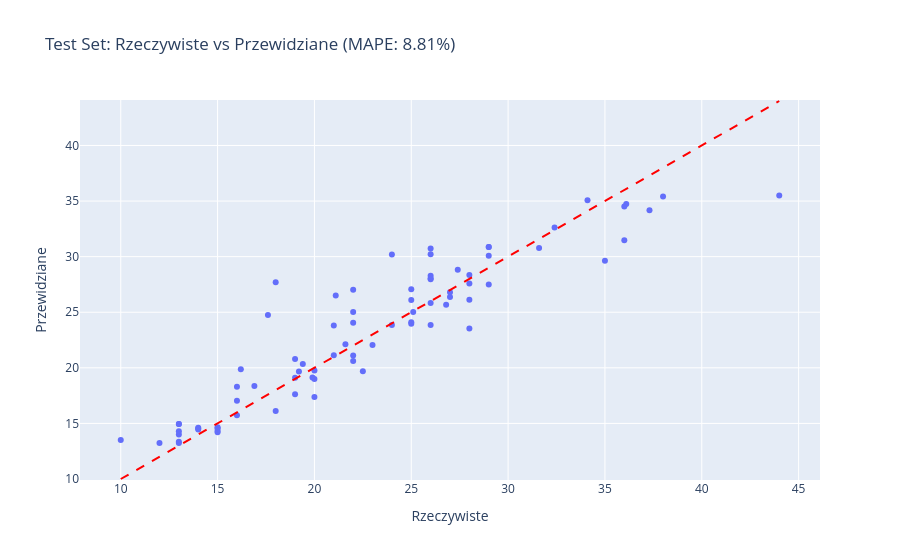

Notebook code for this chart:
### Markdown cell above
# 4. Ewaluacja: Bias-Variance Tradeoff

### Code cell
y_pred_train = model.predict(X_train_encoded.values)
y_pred_test = model.predict(X_test_encoded.values)

mape_train = mean_absolute_percentage_error(y_train, y_pred_train)
mape_test = mean_absolute_percentage_error(y_test, y_pred_test)

print(f"MAPE Train: {mape_train:.2%}")
print(f"MAPE Test: {mape_test:.2%}")

# Wniosek
diff = mape_test - mape_train


# Wizualizacja błędu
eval_df = pd.DataFrame({'Rzeczywiste': y_test, 'Przewidziane': y_pred_test})
fig = px.scatter(eval_df, x="Rzeczywiste", y="Przewidziane", 
                 title=f"Test Set: Rzeczywiste vs Przewidziane (MAPE: {mape_test:.2%})")
fig.add_shape(type="line", x0=y_test.min(), y0=y_test.min(), x1=y_test.max(), y1=y_test.max(), 
              line=dict(color="Red", dash="dash"))
fig.show()

### Figure 1 — Plotly figure (JSON) as saved in the notebook; plotly's stock layout.template omitted (floating-point values rounded to 4 significant figures)
{"data": [{"hovertemplate": "Rzeczywiste=%{x}<br>Przewidziane=%{y}<extra></extra>", "legendgroup": "", "marker": {"color": "#636efa", "symbol": "circle"}, "mode": "markers", "name": "", "orientation": "v", "showlegend": false, "type": "scatter", "x": [26.0, 21.6, 36.1, 26.0, 27.0, 28.0, 13.0, 26.0, 19.0, 29.0, 15.0, 19.0, 16.9, 29.0, 16.2, 28.0, 20.0, 32.4, 27.4, 35.0, 22.0, 44.0, 34.1, 18.0, 26.0, 26.0, 21.0, 16.0, 26.0, 22.0, 15.0, 19.4, 19.2, 31.6, 13.0, 38.0, 14.0, 25.0, 13.0, 10.0, 13.0, 24.0, 36.0, 26.0, 14.0, 13.0, 19.0, 37.3, 21.0, 29.0, 14.0, 24.0, 28.0, 36.0, 22.0, 16.0, 20.0, 20.0, 25.0, 25.0, 12.0, 22.5, 26.8, 23.0, 21.1, 25.0, 25.1, 29.0, 19.9, 15.0, 22.0, 13.0, 22.0, 18.0, 17.6, 28.0, 15.0, 16.0, 27.0], "xaxis": "x", "y": [27.97, 22.11, 34.73, 30.21, 26.79, 27.58, 13.35, 28.27, 19.11, 30.08, 14.34, 20.8, 18.36, 27.49, 19.87, 28.35, 19.77, 32.62, 28.82, 29.64, 20.62, 35.51, 35.06, 16.12, 30.73, 23.85, 21.13, 18.3, 28.05, 25.02, 14.66, 20.34, 19.66, 30.77, 14.0, 35.4, 14.61, 27.06, 14.94, 13.51, 14.94, 30.2, 34.51, 25.82, 14.53, 13.24, 17.63, 34.18, 23.81, 30.88, 14.45, 23.85, 23.54, 31.47, 27.02, 17.04, 17.38, 18.99, 23.97, 24.09, 13.24, 19.69, 25.68, 22.05, 26.51, 26.1, 25.02, 30.88, 19.13, 14.19, 24.05, 14.3, 21.1, 27.7, 24.75, 26.11, 14.56, 15.74, 26.37], "yaxis": "y"}], "layout": {"legend": {"tracegroupgap": 0}, "shapes": [{"line": {"color": "Red", "dash": "dash"}, "type": "line", "x0": 10, "x1": 44, "y0": 10, "y1": 44}], "title": {"text": "Test Set: Rzeczywiste vs Przewidziane (MAPE: 8.81%)"}, "xaxis": {"anchor": "y", "domain": [0, 1], "title": {"text": "Rzeczywiste"}}, "yaxis": {"anchor": "x", "domain": [0, 1], "title": {"text": "Przewidziane"}}}}
